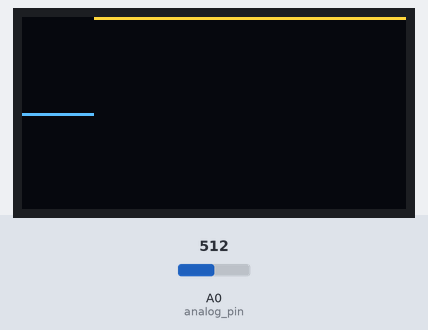
A sketch run on a simulated Arduino Uno, built with avr-gcc and run on an emulated ATmega328P. On the bench: 128×64 one-colour display. The test bench sets the inputs (shaded band); at power-on: A0 (analog_pin) = 512. The OLED is the two-colour kind (top 16 rows yellow); what the sketch prints to the serial monitor is not drawn.

Above: at 1.2 s.
1.3 s: A0 (analog_pin) set to 716
At 1.73 s:
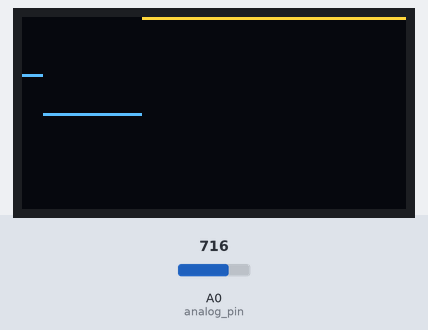
3.0 s: A0 (analog_pin) set to 900
At 3.28 s:
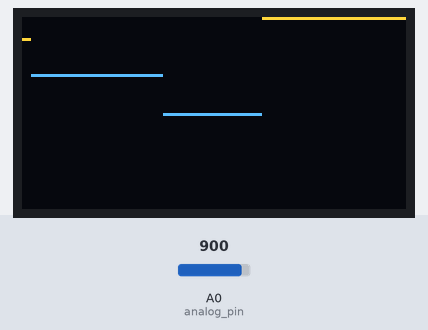
4.6 s: A0 (analog_pin) set to 1010
At 10.7 s:
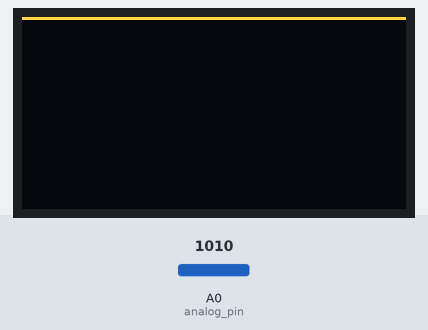
Timing chart, 0 to 12.1 s (numbered marks = the images above; inputs shaded):
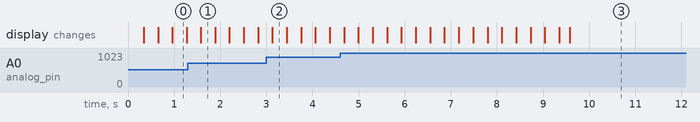

The sketch:

i2c.ino
```cpp
#include <Adafruit_GFX.h>
#include <Adafruit_SSD1306.h>

#define SCREEN_WIDTH 128
#define SCREEN_HEIGHT 64
//#define I2C_SCL_PIN 32
//#define I2C_SDA_PIN 33
#define OLED_I2C_ADDR 0x3C  // 0x78 on board ==> 0x3C address.
#define OLED_RESET -1
#define analog_pin 0
int l;
int w;
int h;
int x = 0;
int max = 1000;
int min = 0;
int y;
int o;
int old[128];

Adafruit_SSD1306 display(SCREEN_WIDTH, SCREEN_HEIGHT, &Wire, OLED_RESET);

void setup() {
  Serial.begin(115200);
  pinMode(analog_pin, INPUT);
  Serial.begin(115200);
  for (int q = 0; q < 128; q++) {
    old[q] = 0;
  }


  if (!display.begin(SSD1306_SWITCHCAPVCC, OLED_I2C_ADDR)) {
    Serial.println(F("SSD1306 allocation failed"));
  } else {
    //delay(1000);
    display.clearDisplay();
    //display.setTextSize(1);  // 1=smallest
    //display.setTextColor(SSD1306_WHITE);
    //display.setCursor(0, 0);
    //display.println(F("Hello\nI2C OLED."));
    //display.display();
    w = display.width();
    h = display.height();
  }
}

void loop() {
  display.clearDisplay();
  l = analogRead(analog_pin);
  Serial.println(l);
  y = 0;

  y = h - floor((l / 1000.0) * h);
  display.drawPixel(x, y, SSD1306_WHITE);
  for (int l = 127; l > 0; l--) {
    old[l] = old[l - 1];
    display.drawPixel(l, old[l], SSD1306_WHITE);
  }
  old[0] = y;
  display.drawPixel(x, old[0], SSD1306_WHITE);
  delay(10);
  display.display();
}
```
